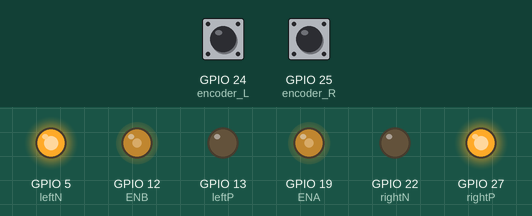
Simulated run of this program. Board: Raspberry Pi (BCM pin numbers). On the bench: output pins drawn as LEDs (lit = HIGH). Inputs (shaded band) come from the test bench; at power-on: GPIO 24 (encoder_L) HIGH, GPIO 25 (encoder_R) HIGH. At 1.0 s the program stops and its outputs stay as they are.

Above: at 0.1 s.
At 1.0 s:
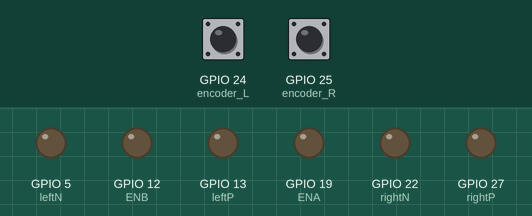
Timing chart, 0 to 2.5 s (numbered marks = the images above):
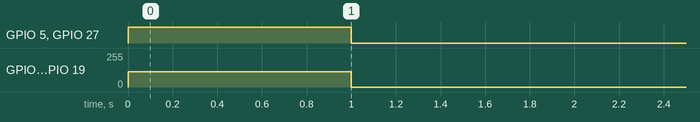

Measured:
- by itself, GPIO 5 (leftN), GPIO 27 (rightP): LOW → HIGH at 0.00 s, → LOW 1.0 s later
- by itself, GPIO 12 (ENB), GPIO 19 (ENA): 0/255 → 115/255 at 0.00 s, → 0/255 1.0 s later

The program:

week1.py
```python
import RPi.GPIO as GPIO
import time

ENA=19
ENB=12
leftP=13
leftN=5
rightP=27
rightN=22
encoder_L=24
encoder_R=25
servo=18
distancePerPulse=0.010210176 #0.00903614458 #0.010210176
duty=45

#####
choice=2 #(0=forward same speed, 1=backward same speed, 2=rotation, 3=forward vary speed)
d=1
speed=0.29
isLeft=True #True
x=90
y=90
#####

tl=(x+1.02095)/91.21629
tr=(y+1.58547)/92.20735
t=(d+0.00884146)/0.411829 #duty==45
time1=d/speed

count_L=0
count_R=0

GPIO.setmode(GPIO.BCM)
GPIO.setwarnings(False)
GPIO.setup([leftP,leftN,rightP,rightN,ENA,ENB],GPIO.OUT)
GPIO.setup(encoder_R, GPIO.IN, pull_up_down=GPIO.PUD_UP)
GPIO.setup(encoder_L, GPIO.IN, pull_up_down=GPIO.PUD_UP)

pwmLeft = GPIO.PWM(ENA,100)
pwmRight = GPIO.PWM(ENB,100)

pwmLeft.start(duty)
pwmRight.start(duty)

def leftPulse(channel):
    global count_L
    count_L+=1

def rightPulse(channel):
    global count_R
    count_R+=1

GPIO.add_event_detect(encoder_L, GPIO.RISING, callback=leftPulse)
GPIO.add_event_detect(encoder_R, GPIO.RISING, callback=rightPulse)

def move():
    GPIO.output(leftP,GPIO.HIGH)
    GPIO.output(leftN,GPIO.LOW)
    GPIO.output(rightP,GPIO.HIGH)
    GPIO.output(rightN,GPIO.LOW)
    pwmLeft.ChangeDutyCycle(duty)
    pwmRight.ChangeDutyCycle(duty)

def reverse():
    GPIO.output(leftP,GPIO.LOW)
    GPIO.output(leftN,GPIO.HIGH)
    GPIO.output(rightP,GPIO.LOW)
    GPIO.output(rightN,GPIO.HIGH)
    pwmLeft.ChangeDutyCycle(duty)
    pwmRight.ChangeDutyCycle(duty)

def left():
    GPIO.output(leftP,GPIO.LOW)
    GPIO.output(leftN,GPIO.HIGH)
    GPIO.output(rightP,GPIO.HIGH)
    GPIO.output(rightN,GPIO.LOW)
    pwmLeft.ChangeDutyCycle(duty)
    pwmRight.ChangeDutyCycle(duty)

def right():
    GPIO.output(leftP,GPIO.HIGH)
    GPIO.output(leftN,GPIO.LOW)
    GPIO.output(rightP,GPIO.LOW)
    GPIO.output(rightN,GPIO.HIGH)
    pwmLeft.ChangeDutyCycle(duty)
    pwmRight.ChangeDutyCycle(duty)

def stop():
    GPIO.output(leftP,GPIO.LOW)
    GPIO.output(leftN,GPIO.LOW)
    GPIO.output(rightP,GPIO.LOW)
    GPIO.output(rightN,GPIO.LOW)
    pwmLeft.ChangeDutyCycle(0)
    pwmRight.ChangeDutyCycle(0)


try:
    if choice==0:
        move()
        time.sleep(t)
        distance=((count_L+count_R)/2)*distancePerPulse
        print("%.2fm"%(distance))
        print("\nl={0}, r={1}".format(count_L,count_R))

    elif choice==1:
        reverse()
        time.sleep(t)
        distance=((count_L+count_R)/2)*distancePerPulse
        print("%.2fm"%(distance))
        print("\nl={0}, r={1}".format(count_L,count_R))

    elif choice==2:
        if isLeft:
            left()
            time.sleep(tl)
        else:
            right()
            time.sleep(tr)

    elif choice==3:
        duty=(speed-0.04175)/0.00802143 #speed varying equation
        move()
        GPIO.sleep(time1)
        distance=((count_L+count_R)/2)*distancePerPulse
        print("%.2fm"%(distance))
        print("\nl={0}, r={1}".format(count_L,count_R))

    stop()

finally:
    GPIO.cleanup() #resets the pins to a safe, neutral state (usually high-impedance inputs), which prevents accidental short circuits if you start moving wires around after the script ends
```
